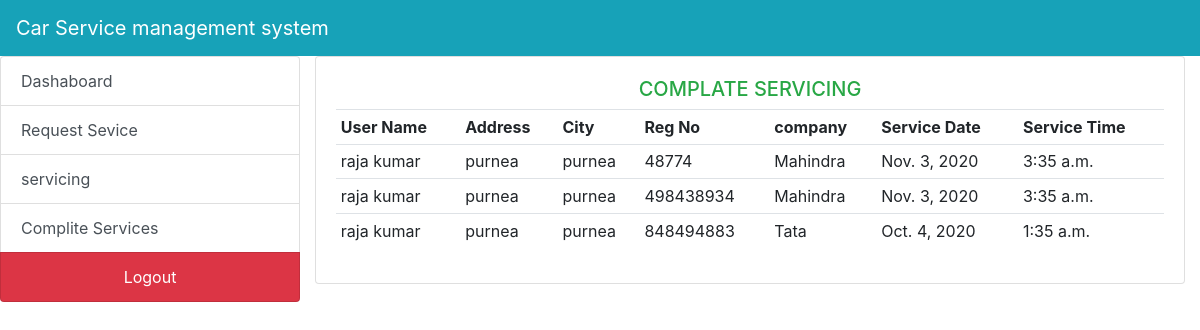
/complateservicing (signed in), run on the app's committed database.
### service/models.py (models this page shows, shortened)
class Service(models.Model):
    service_id = models.AutoField(primary_key=True)
    user_id = models.ForeignKey(User,on_delete=models.CASCADE)
    company = models.CharField(max_length=200)
    registation_no = models.IntegerField()
    service_date = models.DateField()
    service_time = models.TimeField()
    delivery_type = models.CharField(max_length=200)
    CHOICES = (('panding','panding'),('apsept','apsept'),('reject','reject'),('complite','complite'),)
    status = models.CharField(max_length = 200 ,choices = CHOICES)

class User(models.Model):
    user_id = models.AutoField(primary_key=True)
    name = models.CharField(max_length=200)
    contact = models.IntegerField()
    city = models.CharField(max_length=200)
    address = models.CharField(max_length=200)
    password = models.CharField(max_length=200)

### service/views.py (the view)
# urls.py: path('complateservicing',ComplateServicing.as_view(),name="complite"),
class ComplateServicing(LoginRequiredMixin,View):
    def get(self, request):
        content = {
            "complite": Service.objects.filter(status='complite'),
        }
        return render(request,'admins/all_complete_service.html', content)

### templates/admins/all_complete_service.html
{% extends 'admins/base.html' %}
{% block content %}
    <div class="container">
        <div class='row'>
            <div class="col-lg-12">
                <div class="card">
                    <div class="card-body">
                    <h5 class="display-5 text-center text-success text-uppercase">Complate Servicing</h5>
                        <table class="table table-sm">
                            <tr>
                                <th>User Name</th>
                                <th>Address</th>
                                <th>City</th>
                                <th>Reg No</th>
                                <th>company</th>
                                <th>Service Date</th>
                                <th>Service Time</th>
                            </tr>
                            {% for x in complite %}
                            <tr>
                                <td>{{ x.user_id.name }}</td>
                                <td>{{ x.user_id.address }}</td>
                                <td>{{ x.user_id.city }}</td>
                                <td>{{ x.registation_no }}</td>
                                <td>{{ x.company }}</td>
                                <td>{{ x.service_date }}</td>
                                <td>{{ x.service_time }}</td>
                            </tr>
                            {% endfor %}
                        </table>
                    </div>
                </div>
            </div>
        </div>
    </div>
{% endblock %}

### templates/admins/base.html (shortened to what this page needs)
<!DOCTYPE html>
<html lang="en">
<head>
    {% load static %}
    <link rel="stylesheet" href="{% static 'bootstrap.css' %}">
</head>
<body>
<nav class="navbar navbar-expand-lg navbar-dark bg-info">
    <a href="" class="navbar-brand">Car Service management system</a>
</nav>
    <div class="container-fluid p-0">
        <div class="row no-gutters">
            <div class="col-lg-3">
                <div class="list-group">
                    <a href="" class="list-group list-group-item list-group-item-action ">Dashaboard</a>
                    <a href="{% url 'requestservice' %}" class="list-group list-group-item list-group-item-action ">Request Sevice</a>
                    <a href="{% url 'servicing' %}" class="list-group list-group-item list-group-item-action ">servicing</a>
                    <a href="{% url 'complite' %}" class="list-group list-group-item list-group-item-action ">Complite Services</a>
                    <a href="{% url 'adminlogout' %}" class="list-group list-group-item list-group-item-action bg-danger text-center text-white">Logout</a>
                </div>
            </div>
            <div class="col-lg-9">
                {% block content %}
                 {% endblock %}
            </div>
        </div>
    </div>
</body>
</html>

### data on the page
Service: user_id.name "raja kumar", user_id.address "purnea", user_id.city "purnea", registation_no "48774", company "Mahindra", service_date "Nov. 3, 2020", service_time "3:35 a.m."
Service: user_id.name "raja kumar", user_id.address "purnea", user_id.city "purnea", registation_no "498438934", company "Mahindra", service_date "Nov. 3, 2020", service_time "3:35 a.m."
Service: user_id.name "raja kumar", user_id.address "purnea", user_id.city "purnea", registation_no "848494883", company "Tata", service_date "Oct. 4, 2020", service_time "1:35 a.m."
